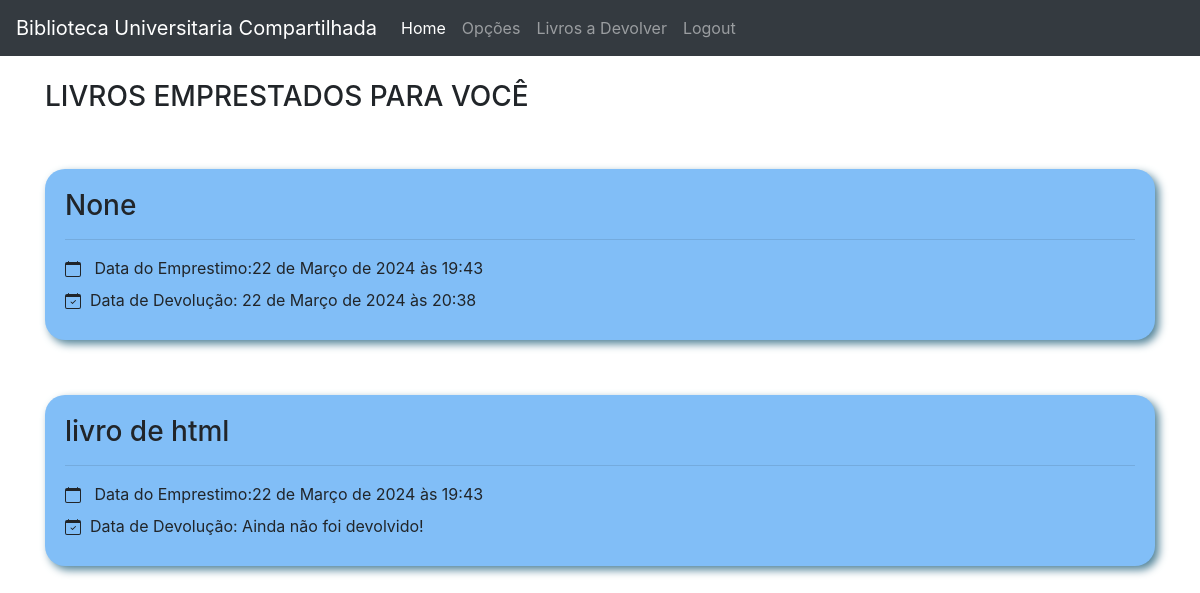
Page /livro/livros_devolver (signed in) on the committed database.
### livro/models.py (models this page shows)
class Emprestimo(models.Model):
    choices = (
        ('P', 'Pessimo'),
        ('R', 'Ruim'),
        ('M', 'Mediano'),
        ('B', 'Bom'),
        ('O', 'Otimo')
    )
    nome_emprestado = models.ForeignKey(Usuario, on_delete=models.SET_NULL, null = True)
    data_emprestimo = models.DateTimeField(default =datetime.datetime.now())
    data_devolucao = models.DateTimeField(blank = True, null = True)
    livro = models.ForeignKey(Livro, on_delete=models.SET_NULL, null = True)
    avaliacao = models.CharField(max_length = 1, choices=choices, null = True, blank = True)
    def __str__(self) -> str:
        return f"{self.nome_emprestado} | {self.livro}"

class Livro(models.Model):
    img = models.ImageField(upload_to='capa_livro', null=True, blank=True)
    nome = models.CharField(max_length = 100)
    autor = models.CharField(max_length = 30)
    data_cadastro = models.DateField(default = date.today)
    emprestado = models.BooleanField(default = False)
    categoria = models.ForeignKey(Categoria, on_delete=models.SET_NULL, null = True)
    usuario = models.ForeignKey(Usuario, on_delete=models.SET_NULL, null = True)
    def __str__(self):
        return self.nome

### livro/views.py (the view)
# urls.py: path('livros_devolver', views.livros_devolver, name="livros_devolver"),
def livros_devolver(request):
    usuario = Usuario.objects.get(id = request.session['usuario'])
    emprestimos = Emprestimo.objects.filter(nome_emprestado = usuario)
    print(emprestimos)
    return render(request, 'livros_devolver.html', {'usuario_logado': request.session['usuario'],
                                                    'emprestimos': emprestimos})

### usuarios/models.py (called while the page is built)
    def __str__(self) -> str:
        return self.nome

### livro/templates/livros_devolver.html (shortened to what this page needs)
{% extends 'base.html' %}
{% block 'conteudo' %}
    <div class="container">
        <br>
        <h3> LIVROS EMPRESTADOS PARA VOCÊ</h3>
        {% for emprestimo in emprestimos %}
            <div class="cartao">
                <div class='titulo'>
                    <h3>{{emprestimo.livro}}</h3>
                </div>
                <hr>
                <div class="body">
                    <svg xmlns="http://www.w3.org/2000/svg" width="16" height="16" fill="currentColor" class="bi bi-calendar" viewBox="0 0 16 16">
                        <path d="M3.5 0a.5.5 0 0 1 .5.5V1h8V.5a.5.5 0 0 1 1 0V1h1a2 2 0 0 1 2 2v11a2 2 0 0 1-2 2H2a2 2 0 0 1-2-2V3a2 2 0 0 1 2-2h1V.5a.5.5 0 0 1 .5-.5M1 4v10a1 1 0 0 0 1 1h12a1 1 0 0 0 1-1V4z"/>
                      </svg> &nbsp;
                    <label>Data do Emprestimo:{{emprestimo.data_emprestimo}}</label>
                <br>
                </div>
                <label> &nbsp; Data de Devolução:</label>
                {% if emprestimo.data_devolucao %}
                    {{emprestimo.data_devolucao}}
                {% else %}
                    Ainda não foi devolvido!
                {% endif %}
            </div>
        {% endfor %}
    </div>
{% endblock  %}

### livro/templates/livros_devolver.html (style rules this page uses)
.cartao { background-color: #81BEF7; padding: 20px; margin-top: 5%; border-radius: 20px; box-shadow: 4px 4px 8px #538499; }

### rows in the picture
Emprestimo: livro "None", data_emprestimo "22 de Março de 2024 às 19:43", data_devolucao "22 de Março de 2024 às 20:38"
Emprestimo: livro "livro de html", data_emprestimo "22 de Março de 2024 às 19:43", shows "Ainda não foi devolvido!"
